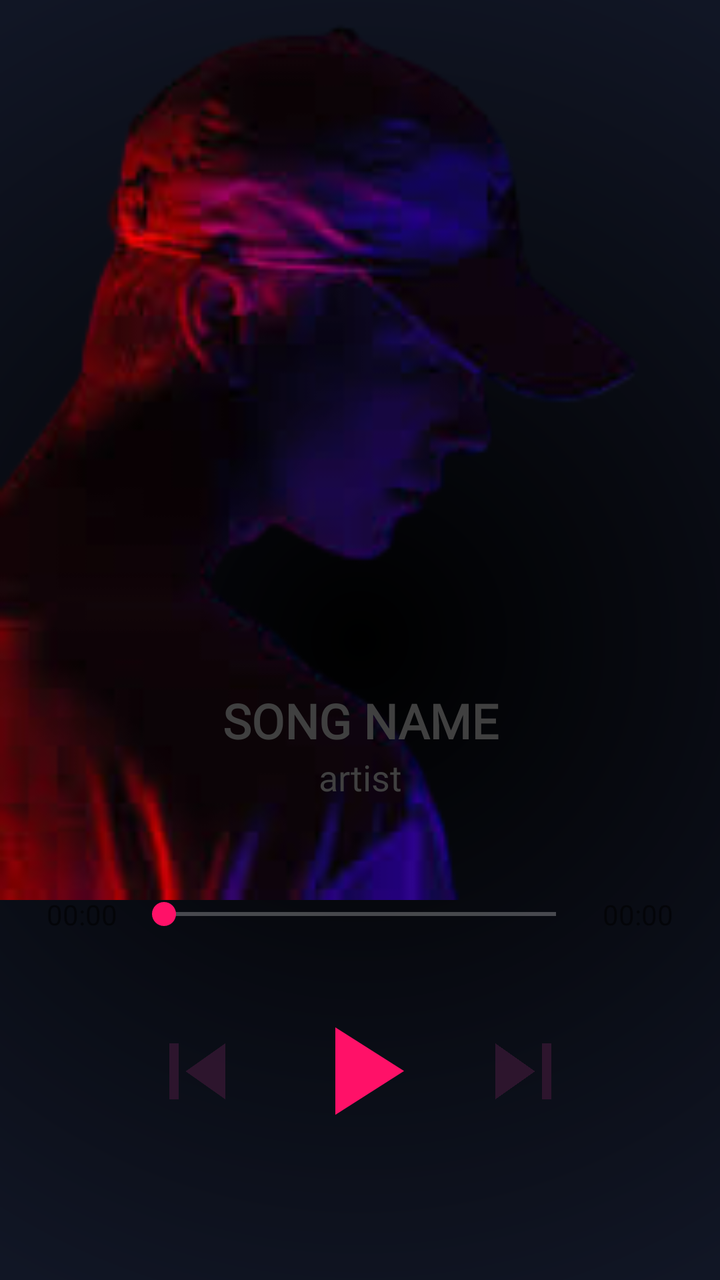
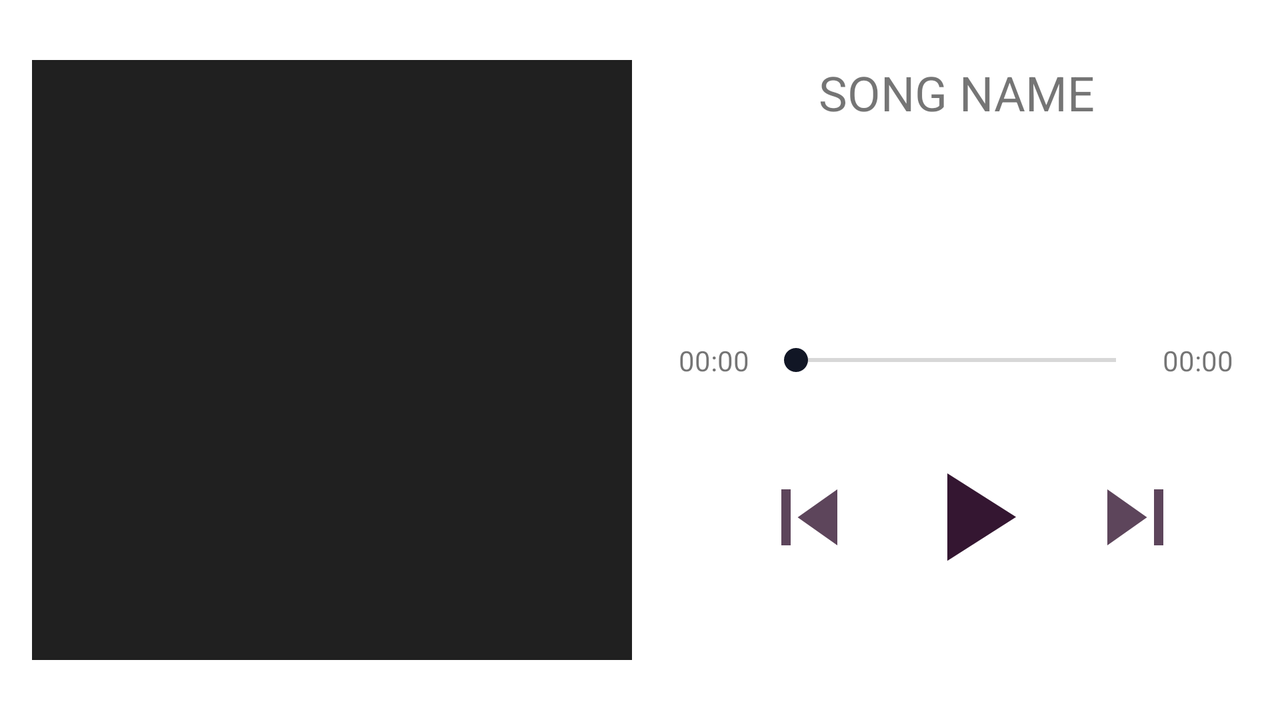

Compare how this app lays out the same screen by default and in its alternative resource folder. The renders come first, then the two layout files and the values they reference.
<!-- AndroidManifest.xml: application theme AppTheme -->
<!-- res/layout/fragment_song.xml -->
<?xml version="1.0" encoding="utf-8"?>
<androidx.constraintlayout.widget.ConstraintLayout xmlns:android="http://schemas.android.com/apk/res/android"
    xmlns:tools="http://schemas.android.com/tools"
    android:layout_width="match_parent"
    android:layout_height="match_parent"
    android:background="@drawable/gradient_color_background"
    xmlns:app="http://schemas.android.com/apk/res-auto"
    tools:context=".ui.SongFragment">


    <ImageView
        android:layout_width="match_parent"
        android:layout_height="450dp"
        android:background="@drawable/music_bg2"
        app:layout_constraintEnd_toEndOf="parent"
        app:layout_constraintStart_toStartOf="parent"
        app:layout_constraintTop_toTopOf="parent" />

    <com.google.android.material.textview.MaterialTextView
        android:id="@+id/tvSongName"
        android:layout_width="0dp"
        android:layout_height="wrap_content"
        android:layout_marginTop="344dp"
        android:gravity="center"
        android:text="@string/song_name"
        android:textStyle="bold"
        android:textColor="@color/lightBackground"
        android:textSize="24sp"
        app:fontFamily="@font/poppins_medium"
        app:layout_constraintBottom_toTopOf="@+id/tvSongArtist"
        app:layout_constraintEnd_toEndOf="parent"
        app:layout_constraintHorizontal_bias="0.0"
        app:layout_constraintStart_toStartOf="parent"
        app:layout_constraintTop_toTopOf="parent" />

    <com.google.android.material.textview.MaterialTextView
        android:id="@+id/tvSongArtist"
        android:layout_width="0dp"
        android:layout_height="wrap_content"
        android:gravity="center"
        android:text="@string/artist"
        android:textSize="18sp"
        android:textColor="@color/lightBackground"
        app:fontFamily="@font/poppins_medium"
        app:layout_constraintEnd_toEndOf="parent"
        app:layout_constraintHorizontal_bias="0.0"
        app:layout_constraintStart_toStartOf="parent"
        app:layout_constraintTop_toBottomOf="@id/tvSongName" />

    <com.google.android.material.textview.MaterialTextView
        android:id="@+id/tvCurTime"
        android:layout_width="50dp"
        android:layout_height="wrap_content"
        android:gravity="center"
        android:text="@string/_00_00"
        android:layout_marginStart="16dp"
        android:textSize="14sp"
        app:layout_constraintBottom_toBottomOf="@+id/seekBar"
        app:layout_constraintStart_toStartOf="parent"
        app:layout_constraintTop_toTopOf="@+id/seekBar" />

    <SeekBar
        android:id="@+id/seekBar"
        android:layout_width="0dp"
        android:layout_height="18dp"
        android:progressTint="@color/colorPrimary"
        android:thumbTint="@color/colorPrimary"
        android:progressBackgroundTint="@color/colorLight"
        app:layout_constraintEnd_toStartOf="@+id/tvSongDuration"
        app:layout_constraintStart_toEndOf="@+id/tvCurTime"
        app:layout_constraintTop_toTopOf="@+id/guideline3" />

    <com.google.android.material.textview.MaterialTextView
        android:id="@+id/tvSongDuration"
        android:layout_width="50dp"
        android:layout_height="wrap_content"
        android:gravity="center"
        android:text="@string/_00_00"
        android:layout_marginEnd="16dp"
        android:textSize="14sp"
        app:layout_constraintBottom_toBottomOf="@+id/seekBar"
        app:layout_constraintEnd_toEndOf="parent"
        app:layout_constraintTop_toTopOf="@+id/seekBar" />

    <ImageView
        android:id="@+id/ivPlayPauseDetail"
        android:layout_width="75dp"
        android:layout_height="75dp"
        android:layout_marginTop="32dp"
        android:src="@drawable/ic_play"
        app:layout_constraintEnd_toEndOf="parent"
        app:layout_constraintHorizontal_bias="0.5"
        app:layout_constraintStart_toStartOf="parent"
        app:layout_constraintTop_toBottomOf="@+id/seekBar"
        app:tint="@color/colorPrimary" />

    <ImageView
        android:id="@+id/ivSkipPrevious"
        android:layout_width="56dp"
        android:layout_height="56dp"
        android:layout_marginEnd="16dp"
        android:src="@drawable/ic_skip_previous"
        app:layout_constraintBottom_toBottomOf="@+id/ivPlayPauseDetail"
        app:layout_constraintEnd_toStartOf="@+id/ivPlayPauseDetail"
        app:layout_constraintTop_toTopOf="@+id/ivPlayPauseDetail" />

    <ImageView
        android:id="@+id/ivSkip"
        android:layout_width="56dp"
        android:layout_height="56dp"
        android:layout_marginStart="16dp"
        android:src="@drawable/ic_skip"
        app:layout_constraintBottom_toBottomOf="@+id/ivPlayPauseDetail"
        app:layout_constraintStart_toEndOf="@+id/ivPlayPauseDetail"
        app:layout_constraintTop_toTopOf="@+id/ivPlayPauseDetail" />

    <androidx.constraintlayout.widget.Guideline
        android:id="@+id/guideline2"
        android:layout_width="wrap_content"
        android:layout_height="wrap_content"
        android:orientation="horizontal"
       app:layout_constraintGuide_percent="0.6"/>

    <androidx.constraintlayout.widget.Guideline
        android:id="@+id/guideline3"
        android:layout_width="wrap_content"
        android:layout_height="wrap_content"
        android:orientation="horizontal"
        app:layout_constraintGuide_percent="0.7" />

</androidx.constraintlayout.widget.ConstraintLayout>
<!-- resources referenced by this layout -->
<resources>
  <!-- from res/values-night/ (not used when drawing this layout) -->
  <color name="colorLight">#ff5593</color>
  <color name="colorPrimary">#ff1168</color>
  <color name="lightBackground">#404040</color>
  <!-- drawable gradient_color_background (drawable) -->
  <?xml version="1.0" encoding="utf-8"?>
  <shape xmlns:android="http://schemas.android.com/apk/res/android">
      <gradient
          android:type="radial"
          android:gradientRadius="100%p"
          android:startColor="#000000"
          android:endColor="@color/colorAccent" />
  </shape>
  <!-- drawable ic_play (drawable) -->
  <vector android:height="24dp" android:tint="#341631"
  android:viewportHeight="24" android:viewportWidth="24"
  android:width="24dp" xmlns:android="http://schemas.android.com/apk/res/android">
  <path android:fillColor="@android:color/white" android:pathData="M8,5v14l11,-7z"/>
  </vector>
  <!-- drawable ic_skip (drawable) -->
  <vector xmlns:android="http://schemas.android.com/apk/res/android"
  android:width="24dp"
  android:height="24dp"
  android:viewportWidth="24"
  android:viewportHeight="24"
  android:tint="#341631"
  android:alpha="0.8">
  <path
      android:fillColor="@android:color/white"
      android:pathData="M6,18l8.5,-6L6,6v12zM16,6v12h2V6h-2z"/>
  </vector>
  <!-- drawable ic_skip_previous (drawable) -->
  <vector xmlns:android="http://schemas.android.com/apk/res/android"
  android:width="24dp"
  android:height="24dp"
  android:viewportWidth="24"
  android:viewportHeight="24"
  android:tint="#341631"
  android:alpha="0.8">
  <path
      android:fillColor="@android:color/white"
      android:pathData="M6,6h2v12L6,18zM9.5,12l8.5,6L18,6z"/>
  </vector>
  <!-- drawable music_bg2: png bitmap (drawable, 39895 bytes) -->
  <string name="_00_00">00:00</string>
  <string name="artist">artist</string>
  <string name="song_name">SONG NAME</string>
  <style name="AppTheme" parent="Theme.MaterialComponents.DayNight">
          
          <item name="colorPrimary">@color/colorPrimary</item>
          <item name="colorPrimaryDark">@color/colorPrimaryDark</item>
          <item name="colorAccent">@color/colorAccent</item>
      </style>
  <color name="colorAccent">#111625</color>
  <color name="colorPrimaryDark">#341931</color>
</resources>
<!-- res/layout-land/fragment_song.xml (the repository's variant of the layout above) -->
<!-- drawn on the phone turned sideways -->
<?xml version="1.0" encoding="utf-8"?>
<androidx.constraintlayout.widget.ConstraintLayout xmlns:android="http://schemas.android.com/apk/res/android"
    xmlns:tools="http://schemas.android.com/tools"
    android:layout_width="match_parent"
    android:layout_height="match_parent"
    xmlns:app="http://schemas.android.com/apk/res-auto"
    tools:context=".ui.SongFragment">

    <com.google.android.material.textview.MaterialTextView
        android:id="@+id/tvSongName"
        android:layout_width="0dp"
        android:layout_height="wrap_content"
        android:gravity="center"
        android:text="SONG NAME"
        android:textSize="24sp"
        app:layout_constraintEnd_toEndOf="parent"
        app:layout_constraintHorizontal_bias="0.5"
        app:layout_constraintStart_toEndOf="@+id/ivSongImage"
        app:layout_constraintTop_toTopOf="@+id/ivSongImage" />

    <ImageView
        android:id="@+id/ivSongImage"
        android:layout_width="300dp"
        android:layout_height="300dp"
        android:layout_marginStart="16dp"
        android:background="@color/darkBackground"
        app:layout_constraintBottom_toBottomOf="parent"
        app:layout_constraintStart_toStartOf="parent"
        app:layout_constraintTop_toTopOf="parent" />

    <com.google.android.material.textview.MaterialTextView
        android:id="@+id/tvCurTime"
        android:layout_width="50dp"
        android:layout_height="wrap_content"
        android:gravity="center"
        android:text="00:00"
        android:layout_marginStart="16dp"
        android:textSize="14sp"
        app:layout_constraintBottom_toBottomOf="@+id/seekBar"
        app:layout_constraintStart_toEndOf="@+id/ivSongImage"
        app:layout_constraintTop_toTopOf="@+id/seekBar" />

    <SeekBar
        android:id="@+id/seekBar"
        android:layout_width="0dp"
        android:layout_height="18dp"
        app:layout_constraintBottom_toBottomOf="parent"
        app:layout_constraintEnd_toStartOf="@+id/tvSongDuration"
        app:layout_constraintStart_toEndOf="@+id/tvCurTime"
        app:layout_constraintTop_toTopOf="parent" />

    <com.google.android.material.textview.MaterialTextView
        android:id="@+id/tvSongDuration"
        android:layout_width="50dp"
        android:layout_height="wrap_content"
        android:gravity="center"
        android:text="00:00"
        android:layout_marginEnd="16dp"
        android:textSize="14sp"
        app:layout_constraintBottom_toBottomOf="@+id/seekBar"
        app:layout_constraintEnd_toEndOf="parent"
        app:layout_constraintTop_toTopOf="@+id/seekBar" />

    <ImageView
        android:id="@+id/ivPlayPauseDetail"
        android:layout_width="75dp"
        android:layout_height="75dp"
        android:layout_marginTop="32dp"
        android:background="@drawable/circle_drawable"
        android:src="@drawable/ic_play"
        app:layout_constraintEnd_toEndOf="parent"
        app:layout_constraintStart_toStartOf="@+id/tvCurTime"
        app:layout_constraintTop_toBottomOf="@+id/seekBar" />

    <ImageView
        android:id="@+id/ivSkipPrevious"
        android:layout_width="56dp"
        android:layout_height="56dp"
        android:layout_marginEnd="16dp"
        android:src="@drawable/ic_skip_previous"
        app:layout_constraintBottom_toBottomOf="@+id/ivPlayPauseDetail"
        app:layout_constraintEnd_toStartOf="@+id/ivPlayPauseDetail"
        app:layout_constraintTop_toTopOf="@+id/ivPlayPauseDetail" />

    <ImageView
        android:id="@+id/ivSkip"
        android:layout_width="56dp"
        android:layout_height="56dp"
        android:layout_marginStart="16dp"
        android:src="@drawable/ic_skip"
        app:layout_constraintBottom_toBottomOf="@+id/ivPlayPauseDetail"
        app:layout_constraintStart_toEndOf="@+id/ivPlayPauseDetail"
        app:layout_constraintTop_toTopOf="@+id/ivPlayPauseDetail" />

    <androidx.constraintlayout.widget.Guideline
        android:id="@+id/guideline2"
        android:layout_width="wrap_content"
        android:layout_height="wrap_content"
        android:orientation="horizontal"
        app:layout_constraintGuide_percent="0.6" />

    <androidx.constraintlayout.widget.Guideline
        android:id="@+id/guideline3"
        android:layout_width="wrap_content"
        android:layout_height="wrap_content"
        android:orientation="horizontal"
        app:layout_constraintGuide_percent="0.7" />


</androidx.constraintlayout.widget.ConstraintLayout>
<!-- resources referenced by the variant -->
<!-- as the phone turned sideways resolves them -->
<resources>
  <color name="darkBackground">#202020</color>
  <!-- drawable ic_play (drawable) -->
  <vector android:height="24dp" android:tint="#341631"
  android:viewportHeight="24" android:viewportWidth="24"
  android:width="24dp" xmlns:android="http://schemas.android.com/apk/res/android">
  <path android:fillColor="@android:color/white" android:pathData="M8,5v14l11,-7z"/>
  </vector>
  <!-- drawable ic_skip (drawable) -->
  <vector xmlns:android="http://schemas.android.com/apk/res/android"
  android:width="24dp"
  android:height="24dp"
  android:viewportWidth="24"
  android:viewportHeight="24"
  android:tint="#341631"
  android:alpha="0.8">
  <path
      android:fillColor="@android:color/white"
      android:pathData="M6,18l8.5,-6L6,6v12zM16,6v12h2V6h-2z"/>
  </vector>
  <!-- drawable ic_skip_previous (drawable) -->
  <vector xmlns:android="http://schemas.android.com/apk/res/android"
  android:width="24dp"
  android:height="24dp"
  android:viewportWidth="24"
  android:viewportHeight="24"
  android:tint="#341631"
  android:alpha="0.8">
  <path
      android:fillColor="@android:color/white"
      android:pathData="M6,6h2v12L6,18zM9.5,12l8.5,6L18,6z"/>
  </vector>
  <style name="AppTheme" parent="Theme.MaterialComponents.DayNight">
          
          <item name="colorPrimary">@color/colorPrimary</item>
          <item name="colorPrimaryDark">@color/colorPrimaryDark</item>
          <item name="colorAccent">@color/colorAccent</item>
      </style>
  <color name="colorPrimary">#ff1168</color>
  <color name="colorPrimaryDark">#341931</color>
  <color name="colorAccent">#111625</color>
</resources>
